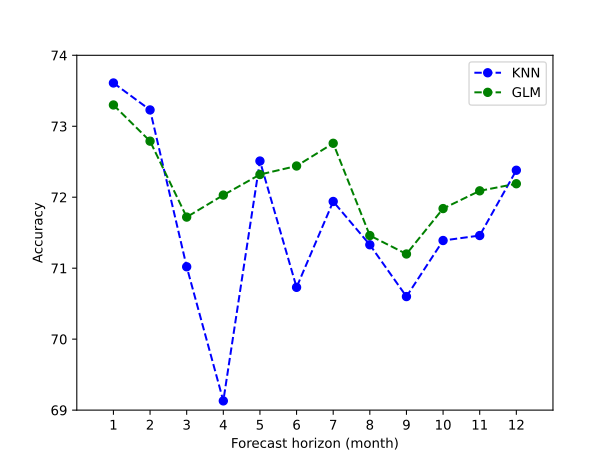

Here is the Python script that generated this plot:
import matplotlib.pyplot as plt

x = [x for x in range(1, 13)]
knn_accuracies = [73.61, 73.23, 71.02, 69.13, 72.51, 70.73, 71.94, 71.33, 70.60, 71.39, 71.46, 72.38]
glm_accuracies = [73.30, 72.79, 71.72, 72.03, 72.32, 72.44, 72.76, 71.46, 71.20, 71.84, 72.09, 72.19]

plt.plot(x, knn_accuracies, '--bo', label='KNN')
plt.plot(x, glm_accuracies, '--go', label='GLM')

plt.ylabel("Accuracy", size=10)
plt.xlabel("Forecast horizon (month)", size=10)
plt.xticks(x)
plt.xlim((0, 13))
plt.ylim((69, 74))
plt.legend()
plt.savefig('different_forecast_horizons_fig.svg', format='svg')
